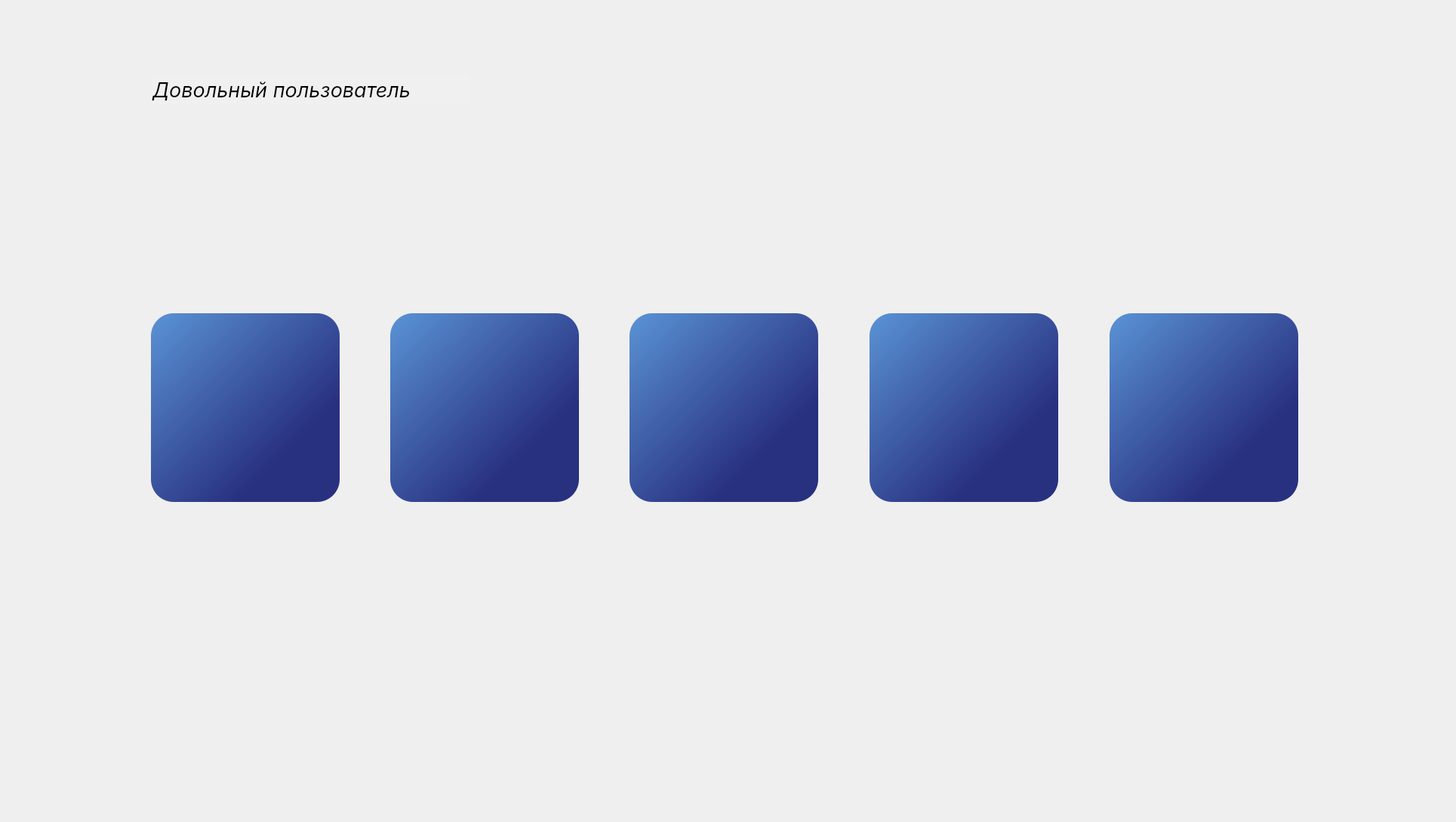
    <widget class="QWidget" name="Menu">
     <widget class="QLabel" name="Underline">
      <property name="geometry">
       <rect>
        <x>0</x>
        <y>980</y>
        <width>1920</width>
        <height>100</height>
       </rect>
      </property>
      <property name="text">
       <string/>
      </property>
      <property name="pixmap">
       <pixmap>images/Underline.svg</pixmap>
      </property>
     </widget>
     <widget class="QLabel" name="smallLogo">
      <property name="geometry">
       <rect>
        <x>1570</x>
        <y>100</y>
        <width>150</width>
        <height>150</height>
       </rect>
      </property>
      <property name="text">
       <string/>
      </property>
      <property name="pixmap">
       <pixmap>images/smallLogo.png</pixmap>
      </property>
     </widget>
     <widget class="QLabel" name="Clock">
      <property name="geometry">
       <rect>
        <x>200</x>
        <y>200</y>
        <width>75</width>
        <height>75</height>
       </rect>
      </property>
      <property name="text">
       <string/>
      </property>
      <property name="pixmap">
       <pixmap>images/Clock.png</pixmap>
      </property>
     </widget>
     <widget class="QLabel" name="TimeOfUsing">
      <property name="geometry">
       <rect>
        <x>310</x>
        <y>200</y>
        <width>229</width>
        <height>38</height>
       </rect>
      </property>
      <property name="text">
       <string/>
      </property>
      <property name="pixmap">
       <pixmap>images/Время работы.svg</pixmap>
      </property>
     </widget>
     <widget class="QPushButton" name="Parking_btn">
      <property name="geometry">
       <rect>
        <x>200</x>
        <y>415</y>
        <width>250</width>
        <height>250</height>
       </rect>
      </property>
      <property name="cursor">
       <cursorShape>PointingHandCursor</cursorShape>
      </property>
      <property name="styleSheet">
       <string notr="true">QPushButton{
position: absolute;
width: 250px;
height: 250px;
left: calc(50% - 250px/2 - 635px);
top: 415px;
border-radius: 30px;
background:qlineargradient(spread:pad, x1:0, y1:0, x2:0.721348, y2:0.734, stop:0 rgba(74, 137, 211, 0.9), stop:1 rgba(18, 27, 116, 0.9));
}
QPushButton:pressed{
background:qlineargradient(spread:pad, x1:0, y1:0, x2:0.721348, y2:0.734, stop:0 rgba(79, 85, 142, 255), stop:1 rgba(67, 58, 166, 255))
}</string>
      </property>
      <property name="text">
       <string/>
      </property>
      <property name="icon">
       <iconset>
        <normaloff>images/Парковка.png</normaloff>images/Парковка.png</iconset>
      </property>
      <property name="iconSize">
       <size>
        <width>250</width>
        <height>250</height>
       </size>
      </property>
     </widget>
     <widget class="QPushButton" name="Data_btn">
      <property name="geometry">
       <rect>
        <x>1152</x>
        <y>415</y>
        <width>250</width>
        <height>250</height>
       </rect>
      </property>
      <property name="cursor">
       <cursorShape>PointingHandCursor</cursorShape>
      </property>
      <property name="styleSheet">
       <string notr="true">QPushButton{
position: absolute;
width: 250px;
height: 250px;
left: calc(50% - 250px/2 - 635px);
top: 415px;
border-radius: 30px;
background:qlineargradient(spread:pad, x1:0, y1:0, x2:0.721348, y2:0.734, stop:0 rgba(74, 137, 211, 0.9), stop:1 rgba(18, 27, 116, 0.9));
}
QPushButton:pressed{
background:qlineargradient(spread:pad, x1:0, y1:0, x2:0.721348, y2:0.734, stop:0 rgba(79, 85, 142, 255), stop:1 rgba(67, 58, 166, 255))
}</string>
      </property>
      <property name="text">
       <string/>
      </property>
      <property name="icon">
       <iconset>
        <normaloff>images/Data.png</normaloff>images/Data.png</iconset>
      </property>
      <property name="iconSize">
       <size>
        <width>250</width>
        <height>250</height>
       </size>
      </property>
     </widget>
     <widget class="QPushButton" name="Number_btn">
      <property name="geometry">
       <rect>
        <x>834</x>
        <y>415</y>
        <width>250</width>
        <height>250</height>
       </rect>
      </property>
      <property name="cursor">
       <cursorShape>PointingHandCursor</cursorShape>
      </property>
      <property name="styleSheet">
       <string notr="true">QPushButton{
position: absolute;
width: 250px;
height: 250px;
left: calc(50% - 250px/2 - 635px);
top: 415px;
border-radius: 30px;
background:qlineargradient(spread:pad, x1:0, y1:0, x2:0.721348, y2:0.734, stop:0 rgba(74, 137, 211, 0.9), stop:1 rgba(18, 27, 116, 0.9));
}
QPushButton:pressed{
background:qlineargradient(spread:pad, x1:0, y1:0, x2:0.721348, y2:0.734, stop:0 rgba(79, 85, 142, 255), stop:1 rgba(67, 58, 166, 255))
}
</string>
      </property>
      <property name="text">
       <string/>
      </property>
      <property name="icon">
       <iconset>
        <normaloff>images/Group 8.png</normaloff>images/Group 8.png</iconset>
      </property>
      <property name="iconSize">
       <size>
        <width>250</width>
        <height>250</height>
       </size>
      </property>
     </widget>
     <widget class="QPushButton" name="FAQ_btn">
      <property name="geometry">
       <rect>
        <x>1470</x>
        <y>415</y>
        <width>250</width>
        <height>250</height>
       </rect>
      </property>
      <property name="cursor">
       <cursorShape>PointingHandCursor</cursorShape>
      </property>
      <property name="styleSheet">
       <string notr="true">QPushButton{
position: absolute;
width: 250px;
height: 250px;
left: calc(50% - 250px/2 - 635px);
top: 415px;
border-radius: 30px;
background:qlineargradient(spread:pad, x1:0, y1:0, x2:0.721348, y2:0.734, stop:0 rgba(74, 137, 211, 0.9), stop:1 rgba(18, 27, 116, 0.9));
}
QPushButton:pressed{
background:qlineargradient(spread:pad, x1:0, y1:0, x2:0.721348, y2:0.734, stop:0 rgba(79, 85, 142, 255), stop:1 rgba(67, 58, 166, 255))
}</string>
      </property>
      <property name="text">
       <string/>
      </property>
      <property name="icon">
       <iconset>
        <normaloff>images/FAQ.png</normaloff>images/FAQ.png</iconset>
      </property>
      <property name="iconSize">
       <size>
        <width>250</width>
        <height>250</height>
       </size>
      </property>
     </widget>
     <widget class="QPushButton" name="Camera_btn">
      <property name="geometry">
       <rect>
        <x>517</x>
        <y>415</y>
        <width>250</width>
        <height>250</height>
       </rect>
      </property>
      <property name="cursor">
       <cursorShape>PointingHandCursor</cursorShape>
      </property>
      <property name="styleSheet">
       <string notr="true">QPushButton{
position: absolute;
width: 250px;
height: 250px;
left: calc(50% - 250px/2 - 635px);
top: 415px;
border-radius: 30px;
background:qlineargradient(spread:pad, x1:0, y1:0, x2:0.721348, y2:0.734, stop:0 rgba(74, 137, 211, 0.9), stop:1 rgba(18, 27, 116, 0.9));
}
QPushButton:pressed{
background:qlineargradient(spread:pad, x1:0, y1:0, x2:0.721348, y2:0.734, stop:0 rgba(79, 85, 142, 255), stop:1 rgba(67, 58, 166, 255))
}</string>
      </property>
      <property name="text">
       <string/>
      </property>
      <property name="icon">
       <iconset>
        <normaloff>images/Group 7.png</normaloff>images/Group 7.png</iconset>
      </property>
      <property name="iconSize">
       <size>
        <width>250</width>
        <height>250</height>
       </size>
      </property>
     </widget>
     <widget class="QLineEdit" name="User">
      <property name="geometry">
       <rect>
        <x>200</x>
        <y>100</y>
        <width>421</width>
        <height>38</height>
       </rect>
      </property>
      <property name="font">
       <font>
        <family>SF Pro Display</family>
        <pointsize>20</pointsize>
        <weight>50</weight>
        <italic>true</italic>
        <bold>false</bold>
       </font>
      </property>
      <property name="cursor">
       <cursorShape>ArrowCursor</cursorShape>
      </property>
      <property name="styleSheet">
       <string notr="true">QLineEdit{
background:rgb(240, 240, 240)
}</string>
      </property>
      <property name="text">
       <string>Довольный пользователь</string>
      </property>
      <property name="frame">
       <bool>false</bool>
      </property>
      <property name="readOnly">
       <bool>true</bool>
      </property>
     </widget>
     <widget class="QPushButton" name="ExitMenu">
      <property name="geometry">
       <rect>
        <x>1860</x>
        <y>20</y>
        <width>40</width>
        <height>40</height>
       </rect>
      </property>
      <property name="cursor">
       <cursorShape>PointingHandCursor</cursorShape>
      </property>
      <property name="styleSheet">
       <string notr="true">QPushButton{
border-radius: 1px
}</string>
      </property>
      <property name="text">
       <string/>
      </property>
      <property name="icon">
       <iconset>
        <normaloff>images/cross-svgrepo-com.svg</normaloff>images/cross-svgrepo-com.svg</iconset>
      </property>
      <property name="iconSize">
       <size>
        <width>40</width>
        <height>40</height>
       </size>
      </property>
      <property name="flat">
       <bool>true</bool>
      </property>
     </widget>
    </widget>
